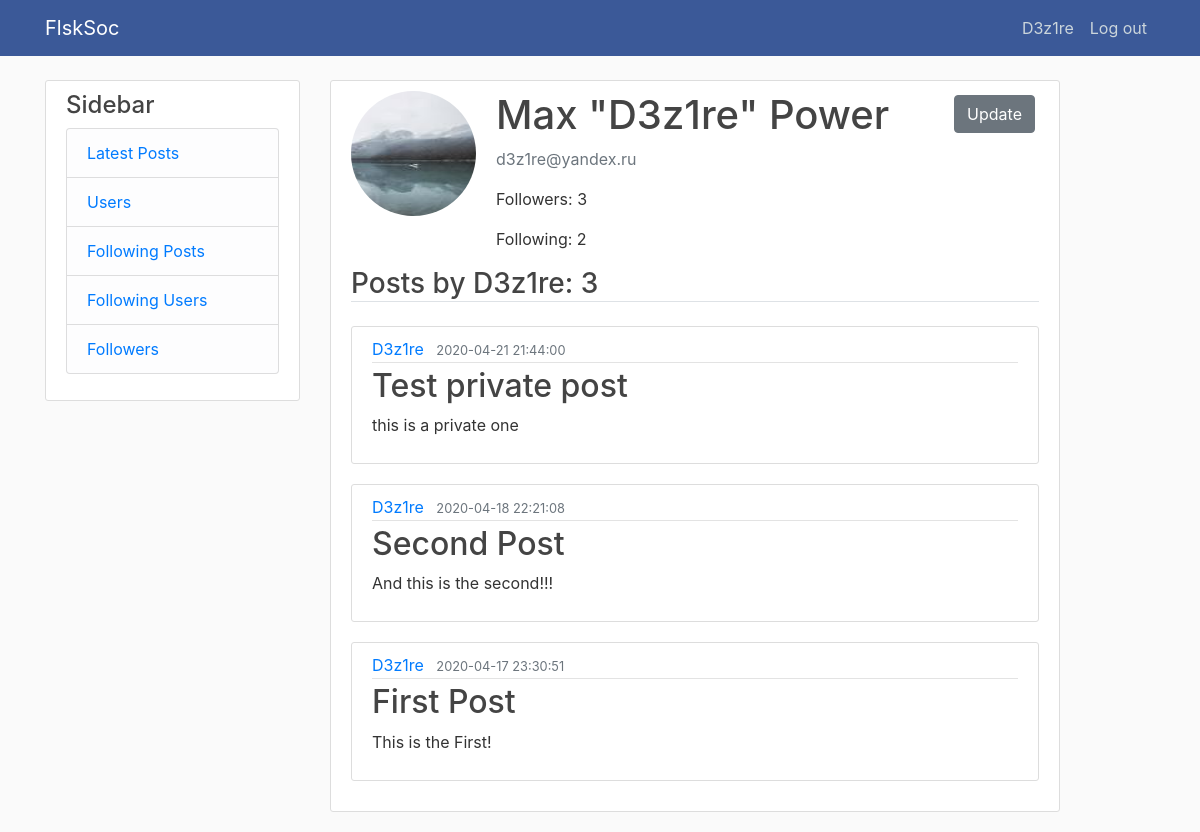
The page /user/1 (signed in) on the database as committed earlier.
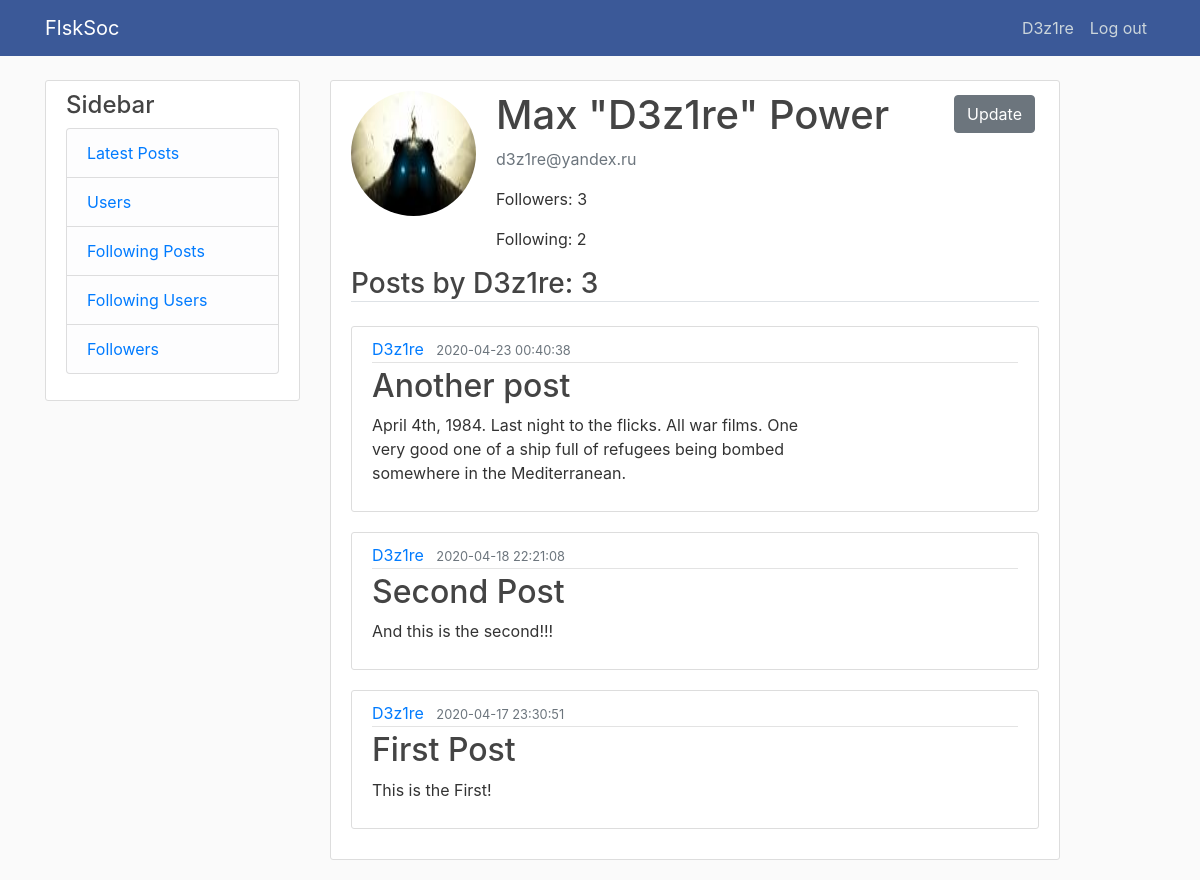
The same page on the database as committed later.
### data/user.py (models this page shows, shortened)
class User(SqlAlchemyBase, UserMixin, SerializerMixin):
    __tablename__ = 'users'
    id = sqlalchemy.Column(sqlalchemy.Integer, primary_key=True, autoincrement=True)
    username = sqlalchemy.Column(sqlalchemy.String, nullable=False)
    name = sqlalchemy.Column(sqlalchemy.String, nullable=True)
    surname = sqlalchemy.Column(sqlalchemy.String, nullable=True)
    email = sqlalchemy.Column(sqlalchemy.String, index=True, unique=True, nullable=False)
    hashed_password = sqlalchemy.Column(sqlalchemy.String, nullable=True)
    created_date = sqlalchemy.Column(sqlalchemy.DateTime, default=datetime.datetime.now)
    image_file = sqlalchemy.Column(sqlalchemy.String, nullable=False, default='default.png')
    posts = orm.relation("Post", back_populates='user')

### data/post.py (models this page shows, shortened)
class Post(SqlAlchemyBase, SerializerMixin):
    __tablename__ = 'posts'
    id = sqlalchemy.Column(sqlalchemy.Integer, primary_key=True, autoincrement=True)
    title = sqlalchemy.Column(sqlalchemy.String, nullable=False)
    content = sqlalchemy.Column(sqlalchemy.String, nullable=True)
    created_date = sqlalchemy.Column(sqlalchemy.DateTime, default=datetime.datetime.now)
    is_private = sqlalchemy.Column(sqlalchemy.Boolean, default=False)
    user_id = sqlalchemy.Column(sqlalchemy.Integer, sqlalchemy.ForeignKey("users.id"))
    user = orm.relation('User')

### users.py (the view)
@users.route('/user/<int:id>')
@login_required
def user_page(id):
    session = db_session.create_session()
    user = session.query(User).filter(User.id == id).first()
    following = session.query(User).\
        filter(Relationship.from_user == current_user.id).filter(Relationship.to_user == id).first()
    followers_c = session.query(User).\
        filter(Relationship.to_user == id).filter(Relationship.from_user == User.id).count()
    following_c = session.query(User).\
        filter(Relationship.from_user == id).filter(Relationship.to_user == User.id).count()
    if following or user == current_user:
        posts = session.query(Post).filter(Post.user == user).order_by(Post.created_date.desc())
    else:
        posts = session.query(Post).filter(Post.user == user).filter(Post.is_private != True).order_by(Post.created_date.desc())
    return render_template('user.html', posts=posts, user=user, title=user.username,
                           following=following, followers_c=followers_c, following_c=following_c, posts_c=posts.count())

### data/db_session.py (called while the page is built)
def create_session() -> Session:
    global __factory
    return __factory()

### main.py (called while the page is built)
def main():
    db_session.global_init("db/soc.sqlite")
    app.register_blueprint(users)
    app.register_blueprint(posts)
    app.register_blueprint(errors)
    @login_manager.user_loader
    def load_user(user_id):
        session = db_session.create_session()
        return session.query(User).get(user_id)
    app.run()

### templates/user.html
{% extends "base.html" %}
{% block content %}
	<div class="content-section">
      <div class="media">
        <img class="rounded-circle account-img" src="{{ url_for('static', filename='profile_pics/' + user.image_file) }}">
        <div class="media-body">
          <h2 class="account-heading">{{ user.name }} "{{ user.username }}" {{ user.surname }}</h2>
          <p class="text-secondary">{{ user.email }}</p>
          <p>Followers: {{ followers_c }}</p>
          <p>Following: {{ following_c }}</p>
        </div>
        {% if user == current_user %}
            <div>
            	<a class="btn btn-secondary btn m-1" href="/account">
            	Update</a>
            </div>
        {% elif following %}
        	<div>
            	<a class="btn btn-secondary btn m-1" href="/user/{{ user.id }}/unfollow">
            	Unfollow</a>
            </div>
        {% else %}
        	<div>
            	<a class="btn btn-primary btn m-1" href="/user/{{ user.id }}/follow">
            	Follow</a>
            </div>
        {% endif %}
      </div>
    <h3 class="border-bottom mb-4">Posts by {{user.username}}: {{ posts_c }}</h3>
    {% for post in posts%}
    <article class="media content-section">
        <div class="media-body">
            <div class="article-metadata">
                <a class="mr-2" href="#">{{ post.user.username }}</a>
                <small class="text-muted">{{ post.created_date.replace(microsecond=0).isoformat(' ') }}</small>
            </div>
            <h2><a class="article-title" href="/post/{{ post.id }}">{{ post.title }}</a></h2>
            <p class="article-content">{{ post.content }}</p>
        </div>
    </article>
	{% endfor %}
{% endblock %}

### templates/base.html (shortened to what this page needs)
<!DOCTYPE html>
<html lang="en">
<head>
    <link rel="stylesheet" href="https://stackpath.bootstrapcdn.com/bootstrap/4.4.1/css/bootstrap.min.css"
>
    <link rel="stylesheet" type="text/css" href="../static/css/style.css"/>
</head>
<body>
    <header class="site-header">
      <nav class="navbar navbar-expand-md navbar-dark fixed-top" style="background-color: #3B5998">
        <div class="container">
          <a class="navbar-brand mr-4" href="/">FlskSoc</a>
          <div class="collapse navbar-collapse" id="navbarToggle">
            <div class="navbar-nav">
              {% if current_user.is_authenticated %}
                <a class="nav-item nav-link" href="/user/{{ current_user.id }}">{{ current_user.username }}</a>
                <a class="nav-item nav-link" href="/logout">Log out</a>
              {% else %}
                <a class="nav-item nav-link" href="/login">Log in</a>
                <a class="nav-item nav-link" href="/register">Register</a>
              {% endif %}
            </div>
          </div>
        </div>
      </nav>
    </header>
<main role="main" class="container">
      <div class="row">
        <div class="col-md-3">
          <div class="content-section">
            <h4>Sidebar</h4>
              <ul class="list-group">
                <li class="list-group-item list-group-item-light"><a href='/'>Latest Posts</a></li>
                <li class="list-group-item list-group-item-light"><a href='/users'>Users</a></li>
                <li class="list-group-item list-group-item-light"><a href='/f'>Following Posts</a></li>
                <li class="list-group-item list-group-item-light"><a href='/following'>Following Users</a></li>
                <li class="list-group-item list-group-item-light"><a href='followers'>Followers</a></li>
              </ul>
          </div>
        </div>
        <div class="col-md-8">
          {% block content %}{% endblock %}
        </div>
      </div>
    </main>
</body>
</html>

Rows that differ between the two databases and show on the page:
changed User "Max": image_file: a different picture
changed Post: created_date.replace "2020-04-21 21:44:00" → "2020-04-23 00:40:38"; title "Test private post" → "Another post"; content "this is a private one" → "April 4th, 1984. Last night to the flicks. All war films. One very good one of a ship full of refugees being bombed somewhere in the Mediterranean."
